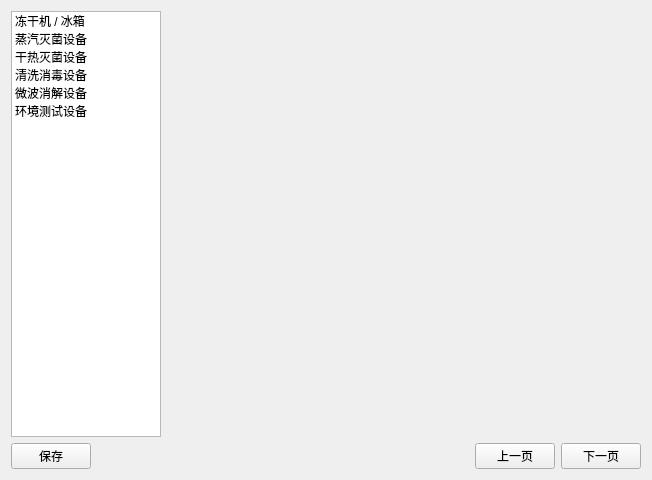
<?xml version="1.0" encoding="UTF-8"?>
<ui version="4.0">
 <class>ReportWizard</class>
 <widget class="QWidget" name="ReportWizard">
  <property name="geometry">
   <rect>
    <x>0</x>
    <y>0</y>
    <width>652</width>
    <height>480</height>
   </rect>
  </property>
  <property name="windowTitle">
   <string>Form</string>
  </property>
  <layout class="QGridLayout" name="gridLayout">
   <item row="0" column="0">
    <widget class="QListWidget" name="deviceListWidget">
     <property name="minimumSize">
      <size>
       <width>150</width>
       <height>0</height>
      </size>
     </property>
     <property name="maximumSize">
      <size>
       <width>150</width>
       <height>16777215</height>
      </size>
     </property>
     <item>
      <property name="text">
       <string>冻干机 / 冰箱</string>
      </property>
     </item>
     <item>
      <property name="text">
       <string>蒸汽灭菌设备</string>
      </property>
     </item>
     <item>
      <property name="text">
       <string>干热灭菌设备</string>
      </property>
     </item>
     <item>
      <property name="text">
       <string>清洗消毒设备</string>
      </property>
     </item>
     <item>
      <property name="text">
       <string>微波消解设备</string>
      </property>
     </item>
     <item>
      <property name="text">
       <string>环境测试设备</string>
      </property>
     </item>
    </widget>
   </item>
   <item row="0" column="1">
    <widget class="QStackedWidget" name="stackedWidget">
     <property name="sizePolicy">
      <sizepolicy hsizetype="Expanding" vsizetype="Preferred">
       <horstretch>0</horstretch>
       <verstretch>0</verstretch>
      </sizepolicy>
     </property>
     <property name="currentIndex">
      <number>1</number>
     </property>
     <widget class="QWidget" name="page"/>
     <widget class="QWidget" name="page_2"/>
    </widget>
   </item>
   <item row="1" column="0" colspan="2">
    <layout class="QHBoxLayout" name="horizontalLayout">
     <item>
      <widget class="QPushButton" name="saveButton">
       <property name="text">
        <string>保存</string>
       </property>
      </widget>
     </item>
     <item>
      <spacer name="horizontalSpacer">
       <property name="orientation">
        <enum>Qt::Horizontal</enum>
       </property>
       <property name="sizeHint" stdset="0">
        <size>
         <width>40</width>
         <height>20</height>
        </size>
       </property>
      </spacer>
     </item>
     <item>
      <widget class="QPushButton" name="prevPageButton">
       <property name="text">
        <string>上一页</string>
       </property>
      </widget>
     </item>
     <item>
      <widget class="QPushButton" name="nextPageButton">
       <property name="text">
        <string>下一页</string>
       </property>
      </widget>
     </item>
    </layout>
   </item>
  </layout>
 </widget>
 <resources/>
 <connections/>
</ui>
